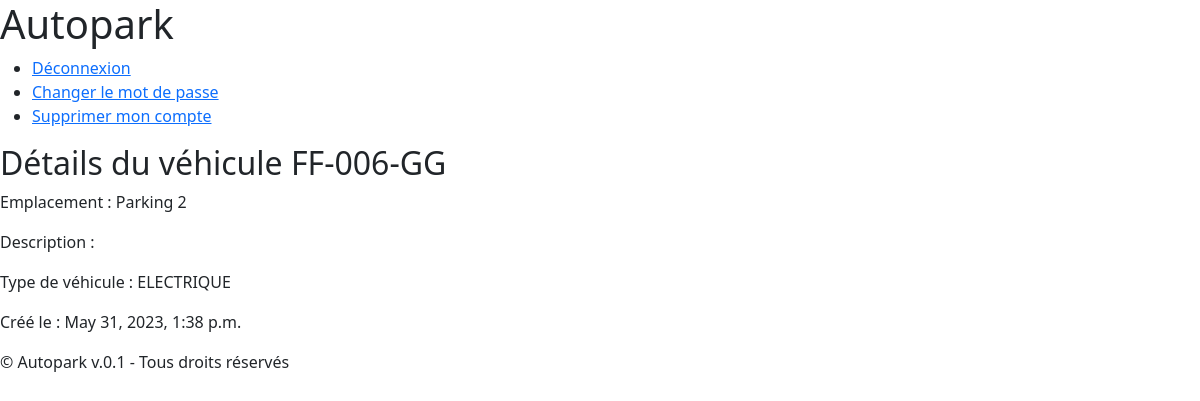
/autopark/6/details (signed in), run on the app's committed database.
### autopark/models.py (models this page shows, shortened)
class Vehicle(models.Model):
    class VehicleType(models.TextChoices):
        ELECTRIQUE = 'ELECTRIQUE'
        ESSENCE = 'ESSENCE'
        DIESEL = 'DIESEL'
    description = models.TextField(default="")
    number = models.CharField(
        max_length=9,
        validators=[
            RegexValidator(
                regex=r'^([A-Z]{2}-[0-9]{3}-[A-Z]{2})|([0-9]{1,4}[A-Z]{1,3}[0-9]{2})$',
                message='Invalid format'
            )
        ]
    )
    vehicle_type = models.CharField(
        max_length=15,
        choices=VehicleType.choices,
        default=VehicleType.ESSENCE
    )
    created_at = models.DateTimeField(auto_now_add=True)
    location = models.ForeignKey(Location, on_delete=models.SET_NULL, null=True, blank=True)
    last_maintenance_at = models.DateTimeField(null=True, blank=True)
    next_check_at = models.DateTimeField(null=True, blank=True)

class Location(models.Model):
    label = models.CharField(max_length=255)
    def __str__(self):
        return self.label
    class Meta:
        ordering = ['label']

### autopark/views.py (the view)
# urls.py: path("autopark/<int:pk>/details", VehicleDetailView.as_view(), name="vehicle_details"),
class VehicleDetailView(LoginRequiredMixin, DetailView):
    model = Vehicle
    template_name = 'vehicle_details.html'
    context_object_name = 'vehicle'

### autopark/templates/vehicle_details.html
{% extends 'base.html' %}
{% block content %}
<h2>Détails du véhicule {{vehicle.number}}</h2>
<p>Emplacement : {{ vehicle.location }}</p>
<p>Description : {{ vehicle.description }}</p>
<p>Type de véhicule : {{ vehicle.vehicle_type }}</p>
<p>Créé le : {{ vehicle.created_at }}</p>
{% endblock %}

### data on the page
Vehicle: number "FF-006-GG", location "Parking 2", vehicle_type "ELECTRIQUE", created_at "May 31, 2023, 1:38 p.m."
